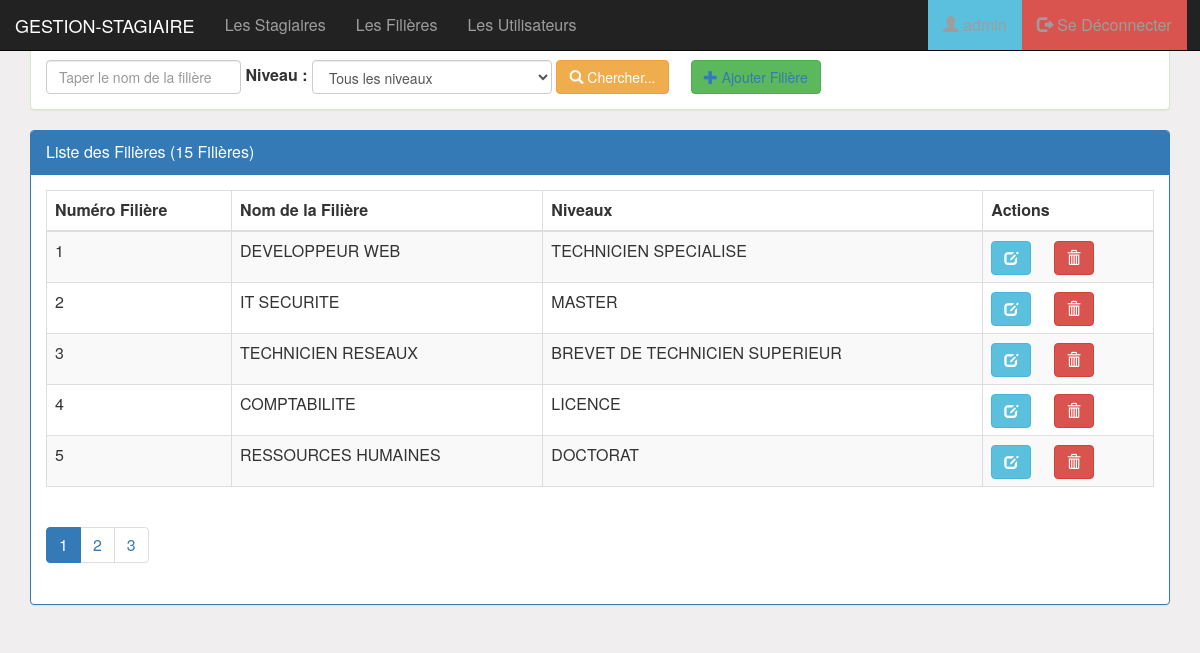
The app's page /pages/filieres.php (signed in) with its own data.
### tables this page shows
create table filiere(
    idFiliere int(4) auto_increment primary key,
    nomFiliere varchar(50),
    niveau varchar(50)
);

### pages/filieres.php (the view, shortened to what this page needs)
<?php
require_once "connexiondb.php";
$nomf = isset($_GET['nomF']) ? $_GET['nomF'] : "";
$niveau = isset($_GET['niveau']) ? $_GET['niveau'] : "all";
$size = isset($_GET['size']) ? $_GET['size'] : 5;
$page = isset($_GET['page']) ? $_GET['page'] : 1;
$offset = ($page - 1) * $size;
if ($niveau == "all") {
    $requete = "SELECT * FROM filiere
  WHERE nomFiliere LIKE '%$nomf%' LIMIT $size offset $offset";
    $requeteCount = "SELECT COUNT(*) countF
  FROM filiere WHERE nomFiliere LIKE '%$nomf%' ";
} else {
    $requete = "SELECT * FROM filiere WHERE nomFiliere
  LIKE '%$nomf%' AND niveau='$niveau' LIMIT $size offset $offset";
    $requeteCount = "SELECT COUNT(*) countF FROM filiere
  WHERE nomFiliere LIKE '%$nomf%' AND niveau='$niveau' ";
}
$resultatF = $pdo->query($requete);
$resultatCount = $pdo->query($requeteCount);
$tabCount = $resultatCount->fetch();
$nbrfiliere = $tabCount['countF'];
$reste = $nbrfiliere % $size;
if ($reste === 0) {
    $nbrpage = $nbrfiliere / $size;
} else {
    $nbrpage = floor($nbrfiliere / $size) + 1;
}
?>
<!DOCTYPE html>
<html>
<head>
<link rel="stylesheet" type="text/css" href="../css/bootstrap.css">
<link rel="stylesheet" type="text/css" href="../css/font-awesome.min.css">
<link rel="stylesheet" type="text/css" href="../css/monstyle.css">
</head>
<body>
<?php include "menu.php";?>
<div class="container">
<div class="panel panel-success margetop">
      <div class="panel-heading">Rechercher des Filières...</div>
      <div class="panel-body">
      <form method="get" action="filieres.php" class="form-inline">
            <div class="form-group">
            <input type="text" name="nomF"
               placeholder="Taper le nom de la filière"
               class="form-control"
               value="<?php echo $nomf ?>">
            </div>
            <label for="niveau"> Niveau : </label>
            <select name="niveau" class="form-control" id="niveau"
                                onchange="this.form.submit()">
                        <option value="all" <?php if ($niveau === "all")
                        {echo "selected";} ?>>Tous les niveaux</option>
                      </select>
                    <button type="submit" class="btn btn-warning">
                    <span class="glyphicon glyphicon-search"></span>
                      Chercher...</button>
                     <button class="btn btn-success">
                      <a href="nouvelleFiliere.php">
                      <span class="glyphicon glyphicon-plus"></span>
                        Ajouter Filière</a></button>
         </form>
      </div>
    </div>
    <div class="panel panel-primary margetop">
      <div class="panel-heading">Liste des Filières (<?php echo $nbrfiliere ?> Filières)</div>
      <div class="panel-body">
        <div class="table-responsive">
            <table class="table table-striped table-bordered">
                <thead>
                    <tr>
                        <th>Numéro Filière</th> <th>Nom de la Filière</th> <th>Niveaux</th>
                        <?php if($_SESSION['utilisateur']['role'] == 'ADMIN') { ?>
                        <th>Actions</th>
                        <?php }?>
                    </tr>
                </thead>
                <tbody>
                     <?php while ($filiere = $resultatF->fetch()) {?>
                        <tr>
                        <td><?php echo $filiere["idFiliere"] ?></td>
                        <td><?php echo $filiere["nomFiliere"] ?></td>
                        <td><?php echo $filiere["niveau"] ?></td>
                        <?php if($_SESSION['utilisateur']['role'] == 'ADMIN') { ?>
                        <th>
                          <a href="editerFiliere.php?idF=<?php echo $filiere["idFiliere"] ?>">
                          <span class="glyphicon glyphicon-edit btn btn-info"></span>
                        </a>
                        <a onclick="return confirm('Confirmez la Suppression de la filière.')"
                        href="supprimerFiliere.php?idF=<?php echo $filiere["idFiliere"] ?>">
                       <span class="glyphicon glyphicon-trash btn btn-danger"></span>
                      </a>
                    </th>
                    <?php }?>
                  </tr>
               <?php }?>
             </tbody>
            </table>
            <div>
              <ul class="pagination">
              <?php for ($i = 1; $i <= $nbrpage; $i++) {?>
                <li class="<?php if ($i == $page) {
                  echo 'active';
                }?>">
            <a href="filieres.php?page=<?php echo $i; ?>&nomF=<?php echo $nomf ?>&niveau=<?php echo $niveau ?>">
                 <?php echo $i; ?>
            </a>
            </li>
              <?php }?>
              </ul>
            </div>
        </div>
      </div>
    </div>
</div>
</body>
</html>

### css/monstyle.css (style rules this page uses)
body { background-color: rgb(240, 238, 238); font-size: 16px; }

### records on screen
filiere: idFiliere "1", nomFiliere "DEVELOPPEUR WEB", niveau "TECHNICIEN SPECIALISE"
filiere: idFiliere "2", nomFiliere "IT SECURITE", niveau "MASTER"
filiere: idFiliere "3", nomFiliere "TECHNICIEN RESEAUX", niveau "BREVET DE TECHNICIEN SUPERIEUR"
filiere: idFiliere "4", nomFiliere "COMPTABILITE", niveau "LICENCE"
filiere: idFiliere "5", nomFiliere "RESSOURCES HUMAINES", niveau "DOCTORAT"

### other values on screen
$nbrfiliere "15"
